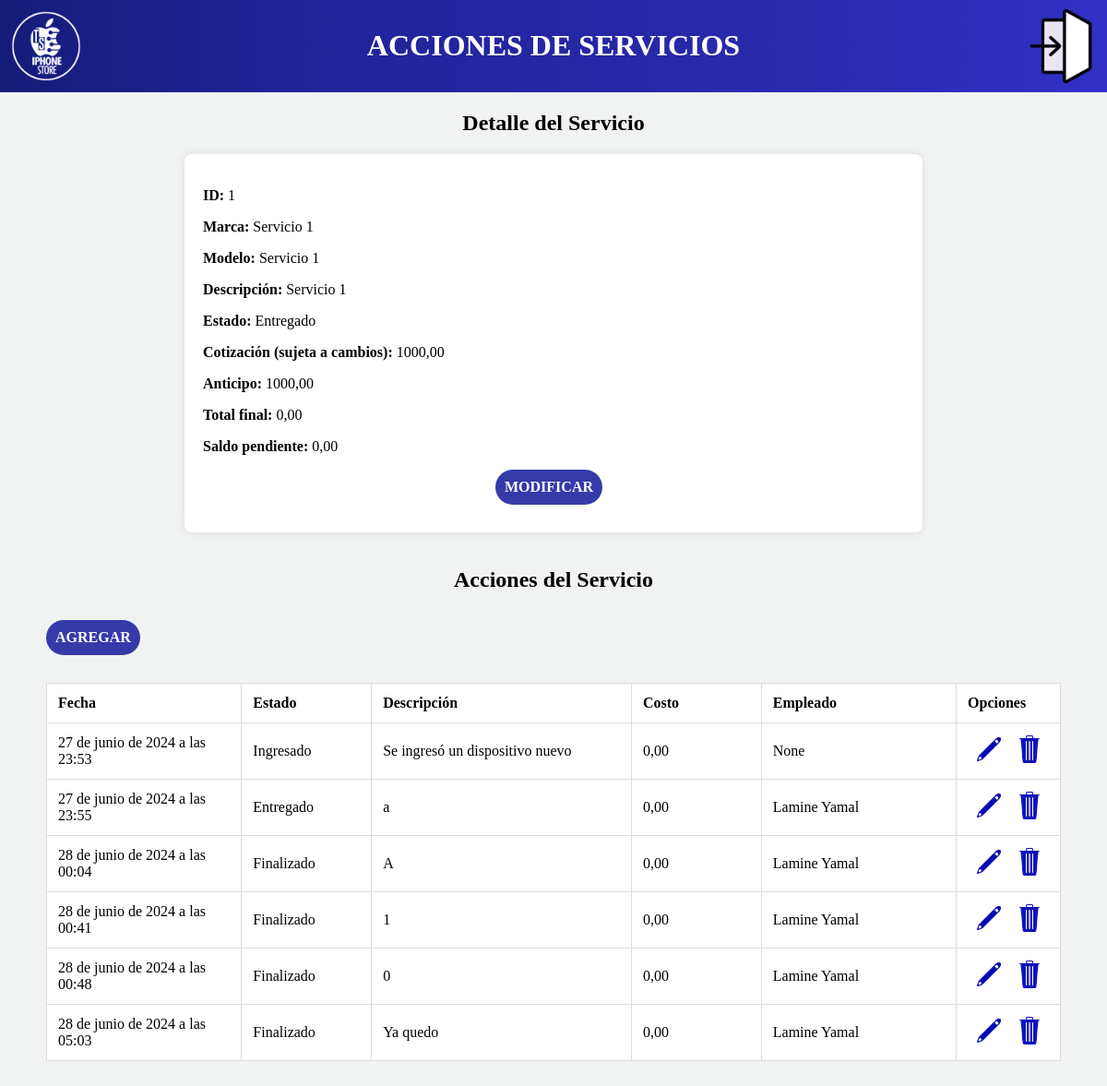
The page /servicios/acciones/1/ (signed in) on the database its author committed.
### apps/servicios/models.py (models this page shows)
class Servicio(models.Model):
    ESTADO_CHOICES = (
        ('ingresado', 'Ingresado'),
        ('en_proceso', 'En Proceso'),
        ('finalizado', 'Finalizado'),
        ('entregado', 'Entregado'),
    )
    cliente = models.ForeignKey(Cliente, on_delete=models.CASCADE, null=False)
    celular = models.ForeignKey(Celular, on_delete=models.CASCADE, null=False)
    descripcion = models.TextField()
    cotizacion = models.DecimalField(max_digits=10, decimal_places=2)
    estado = models.CharField(max_length=20, choices=ESTADO_CHOICES, default='ingresado')
    pagado = models.BooleanField(default=False)
    anticipo = models.DecimalField(max_digits=10, decimal_places=2, default=0.00)  # Nuevo campo para el anticipo
    activo = models.BooleanField(default=True)
    total = models.DecimalField(max_digits=10, decimal_places=2, default=0.00)
    @property
    def saldo_pendiente(self):
        return self.cotizacion - self.anticipo

class AccionesServicio(models.Model):
    ESTADO_CHOICES = (
        ('ingresado', 'Ingresado'),
        ('en_proceso', 'En Proceso'),
        ('finalizado', 'Finalizado'),
        ('entregado', 'Entregado'),
    )
    servicio = models.ForeignKey(Servicio, on_delete=models.CASCADE)
    empleado = models.ForeignKey(Empleado, on_delete=models.SET_NULL, null=True, blank=True)
    descripcion = models.TextField(blank=True, null=True)
    costo = models.DecimalField(max_digits=10, decimal_places=2, null=True, blank=True)
    fecha = models.DateTimeField(default=timezone.now)
    foto_antes = models.ImageField(upload_to='fotos_antes/', null=True, blank=True)
    foto_despues = models.ImageField(upload_to='fotos_despues/', null=True, blank=True)
    estado = models.CharField(max_length=20, choices=ESTADO_CHOICES, default='ingresado')
    activo = models.BooleanField(default=True)

### apps/clientes/models.py (models this page shows)
class Celular(models.Model):
    cliente = models.ForeignKey(Cliente, on_delete=models.CASCADE, related_name='celulares')
    imei = models.CharField(max_length=15, blank=True, null=True)
    marca = models.CharField(max_length=100)
    modelo = models.CharField(max_length=100)
    clave_desbloqueo = models.CharField(max_length=20)

### apps/empleados/models.py (models this page shows)
class Empleado(models.Model):
    CARGO_CHOICES = (
        ('gerente', 'Gerente'),
        ('tecnico', 'Técnico'),
        ('asistente', 'Asistente'),
    )
    usuario = models.OneToOneField(User, on_delete=models.CASCADE, related_name='empleado')
    nombre = models.CharField(max_length=100)
    apellidos = models.CharField(max_length=100)
    num_telefono = models.CharField(max_length=10, blank=True, null=True)
    rfc = models.CharField(max_length=13)
    cargo = models.CharField(max_length=25, choices=CARGO_CHOICES, default='tecnico')
    activo = models.BooleanField(default=True)
    def __str__(self):
        return f"{self.nombre} {self.apellidos}"

### apps/servicios/views.py (the view)
# urls.py: path('servicios/acciones/<int:id>/', views.servicios_acciones, name='servicios_acciones'),
@login_required()
def servicios_acciones(request, id):
    try:
        servicio = Servicio.objects.get(id=id)
        acciones = AccionesServicio.objects.filter(servicio=servicio)
    except Servicio.DoesNotExist:
        return render(request, 'error.html', {'error': 'Servicio no encontrado'})
    return render(request, 'servicios_acciones.html', {
        'servicio': servicio,
        'cliente': servicio.cliente,
        'celular': servicio.celular,
        'acciones': acciones
    })

### apps/servicios/templatetags/filters.py (called while the page is built)
@register.filter(name='format_estado')
def format_estado(value):
    estados = {
        'en_proceso': 'En proceso',
        'finalizado': 'Finalizado',
        'ingresado': 'Ingresado',
        'entregado': 'Entregado'
    }
    return estados.get(value, value)  # Devuelve el valor formateado o el original si no está en el diccionario

### templates/servicios_acciones.html (shortened to what this page needs)
{% load static %}
{% load filters %}
<!DOCTYPE html>
<html lang="es">
<head>
    <link rel="stylesheet" href="{% static 'css/servicios_acciones.css' %}" />
</head>
<body>
    <div class="header">
        <a href="/home">
            <img src="{% static 'img/icono_ts.png' %}" alt="IconoTS" class="icon" />
        </a>
        <h1>ACCIONES DE SERVICIOS</h1>
        <a href="{% url 'logout' %}">
            <img src="{% static 'img/logout_ts.png' %}" alt="LogoutTS" class="icon-right" />
        </a>
    </div>
    <div class="content-container">
        <div class="info-servicios">
        <h2>Detalle del Servicio</h2>
        <div class="servicio">
            <p><strong>ID:</strong> {{ servicio.id }}</p>
            <p><strong>Marca:</strong> {{ servicio.celular.marca }}</p>
            <p><strong>Modelo:</strong> {{ servicio.celular.modelo }}</p>
            <p><strong>Descripción:</strong> {{ servicio.descripcion }}</p>
            <p><strong>Estado:</strong> {{ servicio.estado|format_estado }}</p>
            <p><strong>Cotización (sujeta a cambios):</strong> {{ servicio.cotizacion }}</p>
            <p><strong>Anticipo:</strong> {{ servicio.anticipo }}</p>
            <p><strong>Total final:</strong> {{ servicio.total }}</p>
            <p><strong>Saldo pendiente:</strong> {{ servicio.saldo_pendiente }}</p>
            <div class="button-container">
                <a href="{% url 'servicios_editar' servicio.id %}" class="button">
                    <p class="button-text">MODIFICAR</p>
                </a>
            </div>
        </div>
        <br>
        <h2>Acciones del Servicio</h2>
    </div>
    <div class="search-container">
        <div class="button-container">
            <a href="{% url 'acciones_registro' servicio.id %}" class="button">
                <p class="button-text">AGREGAR</p>
            </a>
        </div>
    </div>
    <table>
        <thead>
            <tr>
                <th>Fecha</th>
                <th>Estado</th>
                <th>Descripción</th>
                <th>Costo</th>
                <th>Empleado</th>
                <th>Opciones</th>
            </tr>
        </thead>
        <tbody id="tbodyAcciones">
            {% for accion in acciones %}
                {% if accion.activo %}
                    <tr>
                        <td>{{ accion.fecha }}</td>
                        <td>{{ accion.estado|format_estado }}</td>
                        <td>{{ accion.descripcion }}</td>
                        <td>{{ accion.costo }}</td>
                        <td>{{ accion.empleado }}</td>
                        <td class="icon-cell">
                            <img src="{% static 'img/editar_ts.png' %}" alt="Editar" class="edit-btn" data-servicio-id="{{servicio.id}}" data-accion-id="{{accion.id}}"/>
                            <img src="{% static 'img/borrar_ts.png' %}" alt="Borrar" class="delete-btn" data-servicio-id="{{servicio.id}}" data-accion-id="{{accion.id}}"/>
                        </td>
                    </tr>
                {% endif %}
            {% endfor %}
        </tbody>
    </table>
</body>
</html>

### static/css/servicios_acciones.css (style rules this page uses)
body { margin: 0; padding: 0; font-family: Calibri; background-color: #f1f3f3; }
.header { background: linear-gradient( to right, #131c79, #1f2497, #2327a2, #292ab0, #3231c6 ); color: #fff; padding: 10px; text-align: center; margin-bottom: 20px; }
.icon, .icon-right { position: absolute; top: 0; width: 100px; height: 100px; padding: 0; box-sizing: border-box; }
.icon { left: 0; }
.icon-right { right: 0; }
.button-container { display: flex; justify-content: center; align-items: center; margin: 10px 0; }
.button { background: #343ba8; color: #fff; padding: 10px; border: none; border-radius: 20px; cursor: pointer; font-weight: bold; text-decoration: none; display: flex; justify-content: center; align-items: center; margin-right: 10px; }
.button-text { margin: 0; color: inherit; }
.search-container { display: flex; align-items: center; margin-bottom: 20px; margin-left: 50px; margin-right: 50px; }
table { width: calc(100% - 100px); margin-top: 20px; margin-left: 50px; margin-right: 50px; margin-bottom: 50px; border-collapse: collapse; background-color: white; }
th, td { padding: 12px; border: 1px solid #ddd; text-align: left; }
th:nth-child(1), td:nth-child(1) { width: 15%; }
th:nth-child(2), td:nth-child(2) { width: 10%; }
th:nth-child(3), td:nth-child(3) { width: 20%; }
th:nth-child(4), td:nth-child(4) { width: 10%; }
th:nth-child(5), td:nth-child(5) { width: 15%; }
th:nth-child(6), td:nth-child(6) { width: 8%; }
.icon-cell { text-align: center; padding-right: 10px; }
.icon-cell img { height: 30px; width: 30px; margin-right: 10px; }
.icon-cell img:last-child { margin-right: 0; }
.info-servicios { text-align: center; margin: 0 auto; max-width: 800px; }
.servicio { text-align: left; padding: 20px; background-color: #fff; border-radius: 8px; box-shadow: 0 0 10px rgba(0, 0, 0, 0.1); }

### rows shown on the page
Servicio: id "1", celular.marca "Servicio 1", celular.modelo "Servicio 1", descripcion "Servicio 1", estado "Entregado", cotizacion "1000,00", anticipo "1000,00", total "0,00", saldo_pendiente "0,00"
AccionesServicio: fecha "27 de junio de 2024 a las 23:53", estado "Ingresado", descripcion "Se ingresó un dispositivo nuevo", costo "0,00", empleado "None", activo True (drawn)
AccionesServicio: fecha "27 de junio de 2024 a las 23:55", estado "Entregado", descripcion "a", costo "0,00", empleado "Lamine Yamal", activo True (drawn)
AccionesServicio: fecha "28 de junio de 2024 a las 00:04", estado "Finalizado", descripcion "A", costo "0,00", empleado "Lamine Yamal", activo True (drawn)
AccionesServicio: fecha "28 de junio de 2024 a las 00:41", estado "Finalizado", descripcion "1", costo "0,00", empleado "Lamine Yamal", activo True (drawn)
AccionesServicio: fecha "28 de junio de 2024 a las 00:48", estado "Finalizado", descripcion "0", costo "0,00", empleado "Lamine Yamal", activo True (drawn)
AccionesServicio: fecha "28 de junio de 2024 a las 05:03", estado "Finalizado", descripcion "Ya quedo", costo "0,00", empleado "Lamine Yamal", activo True (drawn)
